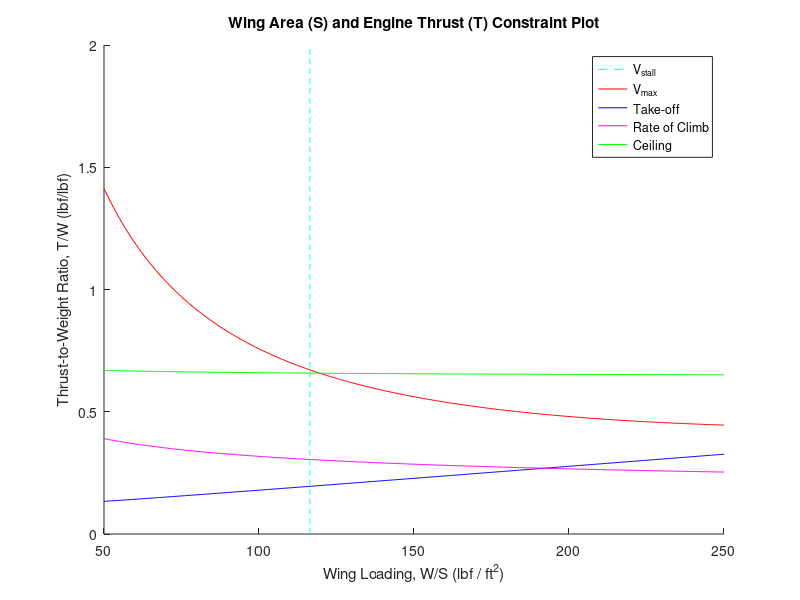

Recreate this plot in MATLAB. (Note: this script raises an error after producing the figure.)
%% Constraint Plots
% 
% clc; 
% clear all;
% close all; 

% Outputs of this script are wing area (S) and engine thrust (T). 
% Five curves are generated based on aircraft stall speed, maximum speed,
% maximum rate of climb, take-off run, ceiling, and turn requirements.
% The intersection of the curves yields the design point and the
% corresponding wing loading (W/S) and thrust loading (T/W)

% allows running of script independently of main script
if ~exist('Wt', 'var')
   clc;
   clear;
   load('aircraft_vars.mat'); 
   close all;
end

constraints.wingLoading = 50:0.5:250; % wing loading parameter (lb/ft^2)

%% Stall Speed Curve (4.3.2 Sadraey)

constraints.Vstall = 125 * 1.688; % stall speed, knots -> ft/s
% constraints.rho_sl = 0.002378; % density (slug/ft^3)
constraints.CLMax = 2.2; % Roskam Part I, p.91; CLmax range = 1.2 - 1.8

% Generate stall speed curve
constraints.Vstall_Curve = 0.5*atm.rho_sl*(constraints.Vstall^2)*constraints.CLMax * ones(1, length(constraints.wingLoading)); % for plotting purposes

%% Maximum Speed Curve (4.3.3 Sadraey)

% Cruise and Max Speeds
constraints.Vmax = 1.1*Wt.fuel.V_max_cr; % max speed (ft/s); assume max speed is 10% greater than
% cruise speed (Sadraey Eqn 4.49)

% Induced drag term, K
e = 0.9; % Oswald efficiency factor 
AR = 3; % aspect ratio 
K = 1 / (pi*e*AR); 

% Zero Lift Drag Coefficient
CD_0 = 0.0200; % from CD_0 Estimate.xlsx or see Table 4.12 in Sadraey

% Sadraey Eqn 4.47 (T/W) 
% maxSpeedCurve = (rhoSeaLevel .* (Vmax.^2) .* CD_0 .* (1 ./ (2 .* wingLoading))) + (((2.*K) ./ (rhoSeaLevel .* sigma .* (Vmax.^2))) .* (wingLoading)); 
constraints.maxSpeedCurve = (atm.rho_sl.*(constraints.Vmax.^2).*CD_0)./(2.*constraints.wingLoading) + (2.*K.*constraints.wingLoading)./(atm.rho_sl.*atm.sig_rho^2.*(constraints.Vmax.^2));

%% Take-off Run (S_TO) Curve (Section 4.3.4 Sadraey)

% takeoffRun = 6900; % NASA takeoff field length of less than 7000 ft; based
% on FAR 25, aircraft must clear imaginary 35 ft obstacle

frictionCoeff = 0.04; % friction coefficient dry concrete / asphault (Sadraey Table 4.15)
g = 32.17; % gravity (ft/s^2)
% LG gear and Flaps drag coefficients (Equation 4.69b Sadraey)
Cd_landingGear = 0.08; % LG drag coefficient varies 0.06 - 0.012
Cd_flap = 0.005; % flap drag coefficient varies from 0.003 to 0.008

% Zero lift drag coefficient at takeoff (Eqn 4.69a)
Cd_0L_TO = CD_0 + Cd_landingGear + Cd_flap;

% Cruise lift coeff and flap coeff at take-off
CL_Cruise = 0.05; % typical value according to Sadraey
CL_flap_TO = 0.6; % varies from 0.3 to 0.8

% Take-off Lift Coefficient (Eqn 4.69c)
CL_TO = CL_Cruise + CL_flap_TO; 

% Drag coefficient at take-off (Eqn 4.68)
Cd_TO = Cd_0L_TO + (K * (CL_TO^2));

% Aircraft Lift at take-off (Eqn 4.67b)
CLR = constraints.CLMax / 1.21; 

% Eqn 4.67a
CDG = Cd_TO - (frictionCoeff * CL_TO);
rho_cr = atm.sig_rho * atm.rho_sl;
takeOffRunCurve = (frictionCoeff - (frictionCoeff + (CDG ./ CLR)) .*...
    (exp(0.6 .* rho_cr .* g .* req.takeoffRun .* (1 ./ constraints.wingLoading)))) ...
    ./ (1 - (exp(0.6 .*rho_cr .*g .* req.takeoffRun .* (1 ./ constraints.wingLoading)))); % Missing CDg term

%% Rate of Climb (ROC) Curve (4.3.5 Sadraey)

LD_Max = 7; % max lift to drag ratio
ROC = 10000 / 60;  % rate of climb (ft/min) -> ft/s
% Rate of Climb Curve
 ROCCurve = (ROC ./ sqrt((2 ./ (rho_cr .* sqrt(CD_0 ./ K))) .* constraints.wingLoading))...
     + (1 ./ LD_Max);
 
%% Ceiling Curve(4.3.6 Sadraey)
%Keyur Edit - None.
% Curve based on cruise ceiling (Eq. 4.95, Sadraey)
% altService = 42; % kft -> modified for absolute ceiling
% [~,~,sigmaService,aSoundRatio] = AltTable(altService, 'h'); % height input of kft
rhoService = atm.sig_rho * atm.rho_sl; 
ROC_cr = 300; % rate of climb at service ceiling (ft/min) (FAR numbers)
ROC_cr = ROC_cr / 60; % convert ROC to ft/s
ceilingCurve = (ROC_cr ./ (atm.sig_rho .* sqrt((2 ./ (rhoService .* sqrt(CD_0 ./ K)))...
    .* constraints.wingLoading))) + (1 ./ (atm.sig_rho .* LD_Max));

%% Plot Curves

figure();
hold on; 
title('Wing Area (S) and Engine Thrust (T) Constraint Plot')
xlabel('Wing Loading, W/S (lbf / ft^2)')
ylabel('Thrust-to-Weight Ratio, T/W (lbf/lbf)')
% Stall Speed Curve 
stallVerticalAxis = linspace(0,2, length(constraints.wingLoading));
plot(constraints.Vstall_Curve, stallVerticalAxis, '--c')
% Max Speed Curve
plot(constraints.wingLoading, constraints.maxSpeedCurve, 'r')
% Take off Run Curve
plot(constraints.wingLoading, takeOffRunCurve, 'b')
% ROC Curve
plot(constraints.wingLoading, ROCCurve, 'm')
% Ceiling Curve
plot(constraints.wingLoading, ceilingCurve, 'g')
         
legend('V_{stall}','V_{max}', 'Take-off', 'Rate of Climb', 'Ceiling')

%% Wing Area and Engine Thrust

% WTO = 102000; % gross takeoff weight lbf
% [x,y] = ginput(1);
% Design point manually identified from contraint plot 
% designPoint = [x, y]; % [Wing Loading (W/S), Thrust-to-Weight Ratio (T/W)]
ceilCurve_avg = mean(ceilingCurve);
designPoint = spline(constraints.maxSpeedCurve, constraints.wingLoading, ceilCurve_avg);

fprintf('The wing area, S is: %0.2f ft^2 \n', WTO / designPoint)
fprintf('The thrust, T is: %0.2f lbf \n', ceilCurve_avg * WTO)

S_w = WTO/designPoint;
contstraints.req_Thr = ceilCurve_avg * WTO;